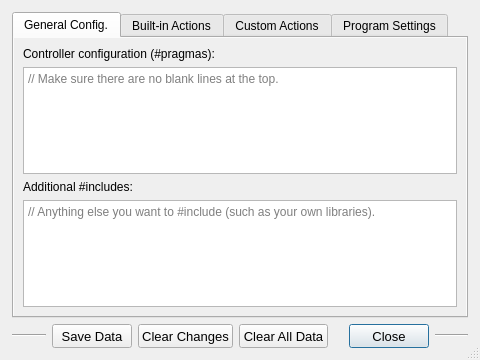
<?xml version="1.0" encoding="UTF-8"?>
<ui version="4.0">
 <class>SetupWindow</class>
 <widget class="QDialog" name="SetupWindow">
  <property name="geometry">
   <rect>
    <x>0</x>
    <y>0</y>
    <width>480</width>
    <height>360</height>
   </rect>
  </property>
  <property name="windowTitle">
   <string>Draw Auton - Setup</string>
  </property>
  <property name="windowIcon">
   <iconset resource="icons.qrc">
    <normaloff>:/icons/pencil.png</normaloff>:/icons/pencil.png</iconset>
  </property>
  <property name="sizeGripEnabled">
   <bool>true</bool>
  </property>
  <layout class="QVBoxLayout" name="layout_main">
   <property name="leftMargin">
    <number>12</number>
   </property>
   <property name="topMargin">
    <number>12</number>
   </property>
   <property name="rightMargin">
    <number>12</number>
   </property>
   <property name="bottomMargin">
    <number>12</number>
   </property>
   <item>
    <widget class="QTabWidget" name="tabWidget">
     <property name="currentIndex">
      <number>0</number>
     </property>
     <widget class="QWidget" name="tab_config">
      <attribute name="title">
       <string>General Config.</string>
      </attribute>
      <attribute name="toolTip">
       <string>General #pragma configs and #includes.</string>
      </attribute>
      <layout class="QVBoxLayout" name="verticalLayout_tab0">
       <property name="spacing">
        <number>0</number>
       </property>
       <property name="leftMargin">
        <number>0</number>
       </property>
       <property name="topMargin">
        <number>0</number>
       </property>
       <property name="rightMargin">
        <number>0</number>
       </property>
       <property name="bottomMargin">
        <number>0</number>
       </property>
       <item>
        <widget class="QScrollArea" name="scrollArea_config">
         <property name="focusPolicy">
          <enum>Qt::NoFocus</enum>
         </property>
         <property name="frameShape">
          <enum>QFrame::NoFrame</enum>
         </property>
         <property name="frameShadow">
          <enum>QFrame::Plain</enum>
         </property>
         <property name="lineWidth">
          <number>0</number>
         </property>
         <property name="widgetResizable">
          <bool>true</bool>
         </property>
         <property name="alignment">
          <set>Qt::AlignCenter</set>
         </property>
         <widget class="QWidget" name="layout_scrollArea">
          <property name="geometry">
           <rect>
            <x>0</x>
            <y>0</y>
            <width>450</width>
            <height>278</height>
           </rect>
          </property>
          <layout class="QVBoxLayout" name="verticalLayout_scrollArea0">
           <item>
            <widget class="QLabel" name="label_pragmas">
             <property name="text">
              <string>Controller configuration (#pragmas):</string>
             </property>
            </widget>
           </item>
           <item>
            <widget class="QTextEdit" name="textEdit_pragmas">
             <property name="focusPolicy">
              <enum>Qt::ClickFocus</enum>
             </property>
             <property name="styleSheet">
              <string notr="true">font: 10pt &quot;Droid Sans Mono&quot;;</string>
             </property>
             <property name="lineWrapMode">
              <enum>QTextEdit::NoWrap</enum>
             </property>
             <property name="acceptRichText">
              <bool>false</bool>
             </property>
             <property name="placeholderText">
              <string>// Make sure there are no blank lines at the top.</string>
             </property>
            </widget>
           </item>
           <item>
            <widget class="QLabel" name="label_includes">
             <property name="text">
              <string>Additional #includes:</string>
             </property>
            </widget>
           </item>
           <item>
            <widget class="QTextEdit" name="textEdit_includes">
             <property name="focusPolicy">
              <enum>Qt::ClickFocus</enum>
             </property>
             <property name="styleSheet">
              <string notr="true">font: 10pt &quot;Droid Sans Mono&quot;;</string>
             </property>
             <property name="lineWrapMode">
              <enum>QTextEdit::NoWrap</enum>
             </property>
             <property name="acceptRichText">
              <bool>false</bool>
             </property>
             <property name="placeholderText">
              <string>// Anything else you want to #include (such as your own libraries).</string>
             </property>
            </widget>
           </item>
          </layout>
         </widget>
        </widget>
       </item>
      </layout>
     </widget>
     <widget class="QWidget" name="tab_actions_default">
      <attribute name="title">
       <string>Built-in Actions</string>
      </attribute>
      <attribute name="toolTip">
       <string>Basic actions (driving and turning).</string>
      </attribute>
      <layout class="QVBoxLayout" name="verticalLayout_tab1">
       <property name="spacing">
        <number>0</number>
       </property>
       <property name="leftMargin">
        <number>0</number>
       </property>
       <property name="topMargin">
        <number>0</number>
       </property>
       <property name="rightMargin">
        <number>0</number>
       </property>
       <property name="bottomMargin">
        <number>0</number>
       </property>
       <item>
        <widget class="QScrollArea" name="scrollArea_actions_default">
         <property name="focusPolicy">
          <enum>Qt::NoFocus</enum>
         </property>
         <property name="frameShape">
          <enum>QFrame::NoFrame</enum>
         </property>
         <property name="frameShadow">
          <enum>QFrame::Plain</enum>
         </property>
         <property name="lineWidth">
          <number>0</number>
         </property>
         <property name="widgetResizable">
          <bool>true</bool>
         </property>
         <property name="alignment">
          <set>Qt::AlignCenter</set>
         </property>
         <widget class="QWidget" name="layout_actions_default">
          <property name="geometry">
           <rect>
            <x>0</x>
            <y>0</y>
            <width>450</width>
            <height>278</height>
           </rect>
          </property>
          <layout class="QVBoxLayout" name="verticalLayout_scrollArea1">
           <item>
            <widget class="QLabel" name="label_move">
             <property name="text">
              <string>Driving (positive is forward):</string>
             </property>
            </widget>
           </item>
           <item>
            <layout class="QVBoxLayout" name="verticalLayout_boxes_move">
             <property name="spacing">
              <number>0</number>
             </property>
             <item>
              <widget class="QPlainTextEdit" name="plainTextEdit_move_declare">
               <property name="sizePolicy">
                <sizepolicy hsizetype="Expanding" vsizetype="Maximum">
                 <horstretch>0</horstretch>
                 <verstretch>0</verstretch>
                </sizepolicy>
               </property>
               <property name="minimumSize">
                <size>
                 <width>0</width>
                 <height>24</height>
                </size>
               </property>
               <property name="maximumSize">
                <size>
                 <width>16777215</width>
                 <height>24</height>
                </size>
               </property>
               <property name="focusPolicy">
                <enum>Qt::ClickFocus</enum>
               </property>
               <property name="styleSheet">
                <string notr="true">font: 10pt &quot;Droid Sans Mono&quot;;</string>
               </property>
               <property name="verticalScrollBarPolicy">
                <enum>Qt::ScrollBarAlwaysOff</enum>
               </property>
               <property name="tabChangesFocus">
                <bool>true</bool>
               </property>
               <property name="lineWrapMode">
                <enum>QPlainTextEdit::NoWrap</enum>
               </property>
               <property name="readOnly">
                <bool>true</bool>
               </property>
               <property name="plainText">
                <string>void Move(int inches);</string>
               </property>
              </widget>
             </item>
             <item>
              <widget class="QTextEdit" name="textEdit_move">
               <property name="focusPolicy">
                <enum>Qt::ClickFocus</enum>
               </property>
               <property name="styleSheet">
                <string notr="true">font: 10pt &quot;Droid Sans Mono&quot;;</string>
               </property>
               <property name="lineWrapMode">
                <enum>QTextEdit::NoWrap</enum>
               </property>
               <property name="acceptRichText">
                <bool>false</bool>
               </property>
               <property name="placeholderText">
                <string>// Implement the function here.</string>
               </property>
              </widget>
             </item>
            </layout>
           </item>
           <item>
            <widget class="QLabel" name="label_turn">
             <property name="text">
              <string>Turning (positive is left):</string>
             </property>
            </widget>
           </item>
           <item>
            <layout class="QVBoxLayout" name="verticalLayout_boxes_turn">
             <property name="spacing">
              <number>0</number>
             </property>
             <item>
              <widget class="QPlainTextEdit" name="plainTextEdit_turn_declare">
               <property name="sizePolicy">
                <sizepolicy hsizetype="Expanding" vsizetype="Fixed">
                 <horstretch>0</horstretch>
                 <verstretch>0</verstretch>
                </sizepolicy>
               </property>
               <property name="minimumSize">
                <size>
                 <width>0</width>
                 <height>24</height>
                </size>
               </property>
               <property name="maximumSize">
                <size>
                 <width>16777215</width>
                 <height>24</height>
                </size>
               </property>
               <property name="focusPolicy">
                <enum>Qt::ClickFocus</enum>
               </property>
               <property name="styleSheet">
                <string notr="true">font: 10pt &quot;Droid Sans Mono&quot;;</string>
               </property>
               <property name="verticalScrollBarPolicy">
                <enum>Qt::ScrollBarAlwaysOff</enum>
               </property>
               <property name="sizeAdjustPolicy">
                <enum>QAbstractScrollArea::AdjustToContents</enum>
               </property>
               <property name="tabChangesFocus">
                <bool>true</bool>
               </property>
               <property name="lineWrapMode">
                <enum>QPlainTextEdit::NoWrap</enum>
               </property>
               <property name="readOnly">
                <bool>true</bool>
               </property>
               <property name="plainText">
                <string>void Turn(int degrees);</string>
               </property>
              </widget>
             </item>
             <item>
              <widget class="QTextEdit" name="textEdit_turn">
               <property name="focusPolicy">
                <enum>Qt::ClickFocus</enum>
               </property>
               <property name="styleSheet">
                <string notr="true">font: 10pt &quot;Droid Sans Mono&quot;;</string>
               </property>
               <property name="lineWrapMode">
                <enum>QTextEdit::NoWrap</enum>
               </property>
               <property name="acceptRichText">
                <bool>false</bool>
               </property>
               <property name="placeholderText">
                <string>// Implement the function here.</string>
               </property>
              </widget>
             </item>
            </layout>
           </item>
          </layout>
         </widget>
        </widget>
       </item>
      </layout>
     </widget>
     <widget class="QWidget" name="tab_actions_custom">
      <attribute name="title">
       <string>Custom Actions</string>
      </attribute>
      <attribute name="toolTip">
       <string>Custom code you want to add (lift, clamp, PID, etc.).</string>
      </attribute>
      <widget class="QPlainTextEdit" name="plainTextEdit">
       <property name="geometry">
        <rect>
         <x>10</x>
         <y>74</y>
         <width>431</width>
         <height>81</height>
        </rect>
       </property>
      </widget>
      <widget class="QLabel" name="label">
       <property name="geometry">
        <rect>
         <x>10</x>
         <y>50</y>
         <width>431</width>
         <height>20</height>
        </rect>
       </property>
       <property name="text">
        <string>Other Declarations:</string>
       </property>
      </widget>
      <widget class="QPlainTextEdit" name="plainTextEdit_2">
       <property name="geometry">
        <rect>
         <x>10</x>
         <y>188</y>
         <width>431</width>
         <height>81</height>
        </rect>
       </property>
      </widget>
      <widget class="QLabel" name="label_2">
       <property name="geometry">
        <rect>
         <x>10</x>
         <y>164</y>
         <width>431</width>
         <height>20</height>
        </rect>
       </property>
       <property name="text">
        <string>Other Definitions:</string>
       </property>
      </widget>
     </widget>
     <widget class="QWidget" name="tab_settings">
      <attribute name="title">
       <string>Program Settings</string>
      </attribute>
      <attribute name="toolTip">
       <string>Settings for the entire program.</string>
      </attribute>
     </widget>
    </widget>
   </item>
   <item>
    <layout class="QHBoxLayout" name="layout_botom">
     <item>
      <widget class="Line" name="line_bottom_L">
       <property name="sizePolicy">
        <sizepolicy hsizetype="Expanding" vsizetype="Fixed">
         <horstretch>0</horstretch>
         <verstretch>0</verstretch>
        </sizepolicy>
       </property>
       <property name="orientation">
        <enum>Qt::Horizontal</enum>
       </property>
      </widget>
     </item>
     <item>
      <widget class="QPushButton" name="pushButton_save">
       <property name="minimumSize">
        <size>
         <width>0</width>
         <height>24</height>
        </size>
       </property>
       <property name="font">
        <font>
         <pointsize>10</pointsize>
        </font>
       </property>
       <property name="toolTip">
        <string>Save the entered data.</string>
       </property>
       <property name="text">
        <string>Save Data</string>
       </property>
       <property name="shortcut">
        <string>Ctrl+S</string>
       </property>
      </widget>
     </item>
     <item>
      <widget class="QPushButton" name="pushButton_clear">
       <property name="minimumSize">
        <size>
         <width>0</width>
         <height>24</height>
        </size>
       </property>
       <property name="font">
        <font>
         <pointsize>10</pointsize>
        </font>
       </property>
       <property name="text">
        <string>Clear Changes</string>
       </property>
      </widget>
     </item>
     <item>
      <widget class="QPushButton" name="pushButton_empty">
       <property name="minimumSize">
        <size>
         <width>0</width>
         <height>24</height>
        </size>
       </property>
       <property name="font">
        <font>
         <pointsize>10</pointsize>
        </font>
       </property>
       <property name="toolTip">
        <string>Delete all entered data.</string>
       </property>
       <property name="text">
        <string>Clear All Data</string>
       </property>
      </widget>
     </item>
     <item>
      <spacer name="spacer_bottom">
       <property name="orientation">
        <enum>Qt::Horizontal</enum>
       </property>
       <property name="sizeType">
        <enum>QSizePolicy::Fixed</enum>
       </property>
       <property name="sizeHint" stdset="0">
        <size>
         <width>15</width>
         <height>20</height>
        </size>
       </property>
      </spacer>
     </item>
     <item>
      <widget class="QPushButton" name="pushButton_close">
       <property name="minimumSize">
        <size>
         <width>0</width>
         <height>24</height>
        </size>
       </property>
       <property name="font">
        <font>
         <pointsize>10</pointsize>
        </font>
       </property>
       <property name="toolTip">
        <string>Close without saving entered data.</string>
       </property>
       <property name="text">
        <string>Close</string>
       </property>
       <property name="default">
        <bool>true</bool>
       </property>
      </widget>
     </item>
     <item>
      <widget class="Line" name="line_bottom_R">
       <property name="sizePolicy">
        <sizepolicy hsizetype="Expanding" vsizetype="Fixed">
         <horstretch>0</horstretch>
         <verstretch>0</verstretch>
        </sizepolicy>
       </property>
       <property name="orientation">
        <enum>Qt::Horizontal</enum>
       </property>
      </widget>
     </item>
    </layout>
   </item>
  </layout>
 </widget>
 <tabstops>
  <tabstop>tabWidget</tabstop>
  <tabstop>pushButton_save</tabstop>
  <tabstop>pushButton_empty</tabstop>
  <tabstop>pushButton_close</tabstop>
  <tabstop>textEdit_pragmas</tabstop>
 </tabstops>
 <resources>
  <include location="icons.qrc"/>
 </resources>
 <connections/>
</ui>
